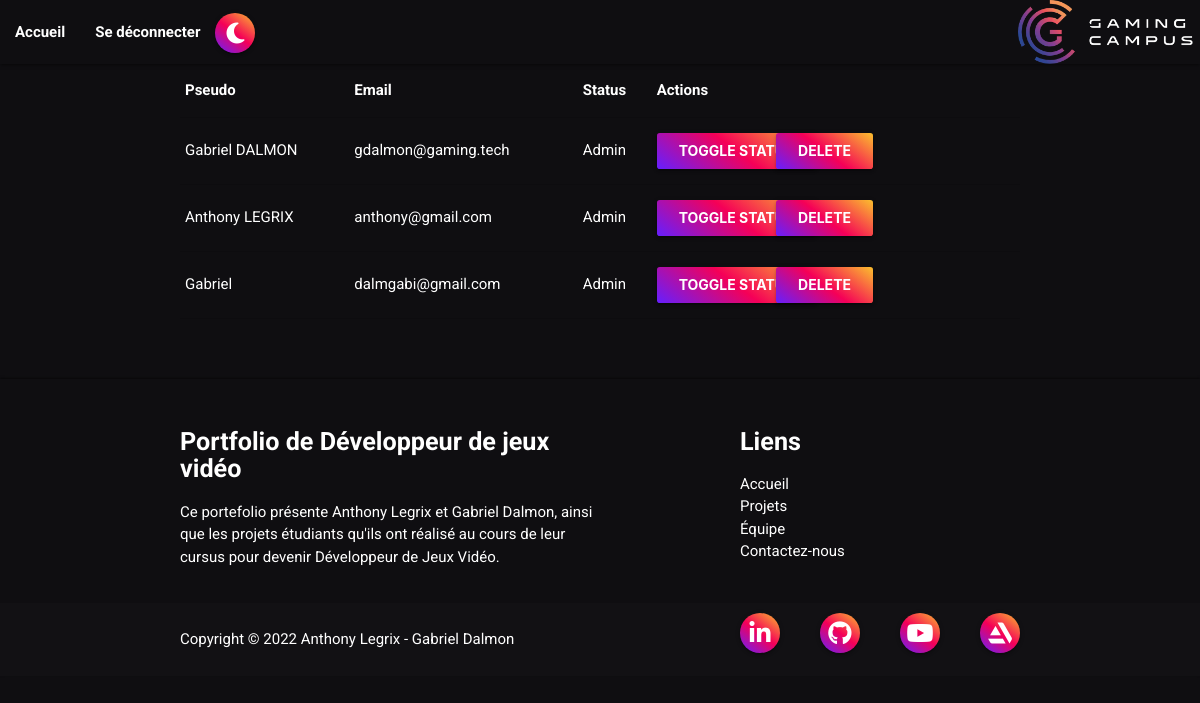
Page /templates/html/pages/adminpage.php (signed in) on the committed database.
### tables this page shows
CREATE TABLE `users` (
  `id` int(11) NOT NULL,
  `email` varchar(254) NOT NULL,
  `username` varchar(120) NOT NULL,
  `password` varchar(80) NOT NULL,
  `account_status` int(11) NOT NULL DEFAULT '0',
  `bio` text,
  `qualities` varchar(100) DEFAULT NULL,
  `profile_picture` varchar(100) DEFAULT NULL
);

### src/queries/getUsers.php (called while the page is built)
<?php
require_once("../../../config/config.php");
$sql = "SELECT id, email, username, account_status FROM users";
$pre = $pdo->prepare($sql);
$pre->execute();
$users = $pre->fetchAll(PDO::FETCH_ASSOC);
?>

### templates/html/pages/adminpage.php (the view, shortened to what this page needs)
<!DOCTYPE html>
<html lang="fr" dir="ltr">
    <head>
        <link type="text/css" rel="stylesheet" href="../../css/materialize.min.css"  media="screen">
        <link type="text/css" rel="stylesheet" href="../../css/style.css"  media="screen">
    </head>
    <body class="main-bg">
        <header>
            <div class="navbar-fixed">
                <nav>
                    <div class="nav-wrapper main-bg">
                        <div class="brand-logo right"><a href="https://gamingcampus.fr/" rel="nofollow"><img src="img/logo_header.webp" alt="Logo Gaming Campus"></a></div>
                        <ul id="nav-mobile" class="left hide-on-med-and-down">
                            <li><a class="main-font-color" href="homepage.php">Accueil</a></li>
                            <li><a class="main-font-color" href="../../../src/queries/disconnect.php">Se déconnecter</a></li>
                        </ul>
                        <a class="btn-floating waves-effect theme-switcher"><i class="fa-solid fa-moon"></i></a>
                    </div>
                </nav>
            </div>
        </header>
        <main>
            <?php require_once("../../../src/queries/getUsers.php") ?>
            <div id="users" class="container">
                <table>
                    <thead>
                        <tr>
                            <th>Pseudo</th>
                            <th>Email</th>
                            <th>Status</th>
                            <th>Actions</th>
                        </tr>
                    </thead>
                    <tbody>
                        <?php foreach($users as $user) { ?>
                        <tr>
                            <td><?php echo $user['username']; ?></td>
                            <td><?php echo $user['email']; ?></td>
                            <td><?php echo $user['account_status']==0?"Invité":($user['account_status']==1?"Créateur":"Admin") ?></td>
                            <td class="row">
                                <form class="col s4" method="post" action="../../../src/queries/toggle_status.php"><input class="btn waves-effect" type=submit value="Toggle Status">
                                </form>
                                <form class="col s4" method="post" action="../../../src/queries/delete_user.php"><input type="hidden" name="id" value=<?php echo $user['id']?>><input class="btn waves-effect" type=submit value="Delete">
                                </form>
                            </td>
                        </tr>
                        <?php } ?>
                    </tbody>
                </table>
            </div>
        </main>
        <footer class="page-footer main-bg main-font-color">
            <div class="container">
                <div class="row">
                    <div class="col s12 l6">
                        <h3 class="flow-text">Portfolio de Développeur de jeux vidéo</h3>
                        <p>Ce portefolio présente Anthony Legrix et Gabriel Dalmon, ainsi que les projets étudiants qu'ils ont réalisé au cours de leur cursus pour devenir Développeur de Jeux Vidéo.</p>
                    </div>
                    <div class="col s12 l4 offset-l2">
                        <h3 class="flow-text">Liens</h3>
                        <ul class="nav">
                            <li><a href="index.html#">Accueil</a></li>
                            <li><a href="index.html#carousel">Projets</a></li>
                            <li><a href="index.html#team">Équipe</a></li>
                            <li><a class="modal-trigger" href="#contact">Contactez-nous</a></li>
                        </ul>
                    </div>
                </div>
            </div>
            <div class="footer-copyright">
                <div class="container row">
                    <p class="col s6">Copyright &copy; 2022 Anthony Legrix - Gabriel Dalmon</p>
                    <ul class="col s4 offset-s2 socials">
                        <li><a class="btn-floating waves-effect" rel="nofollow" target="_blank" href="https://www.linkedin.com"><i class="fa-brands fa-linkedin-in"></i></a></li>
                        <li><a class="btn-floating waves-effect" rel="nofollow" target="_blank" href="https://www.github.com"><i class="fa-brands fa-github"></i></a></li>
                        <li><a class="btn-floating waves-effect" rel="nofollow" target="_blank" href="https://www.youtube.com"><i class="fa-brands fa-youtube"></i></a></li>
                        <li><a class="btn-floating waves-effect" rel="nofollow" target="_blank" href="https://www.artstation.com"><i class="fa-brands fa-artstation"></i></a></li>
                    </ul>
                </div>
            </div>
        </footer>
    </body>
</html>

### templates/css/style.css (style rules this page uses)
:root { --main-bg:#0f0e11; --main-font-color:#fff; --secondary-bg:#1a181f; --border-main-color:#332f3b; --el-gradient: linear-gradient(37deg, #651fff 0%,#f50057 , #fbc02d); }
html { scroll-behavior: smooth; }
body { font-family: 'Roboto', sans-serif; color:white; }
.nav-wrapper, h1, h2, h3, .bold { font-weight: 700; }
nav .btn-floating i { line-height: 40px !important; }
.brand-logo { height:100%; }
.brand-logo img { height:100%; }
footer { box-shadow: 0px -1px 2px rgba(0, 0, 0, 0.5); }
.container.row, footer ul { margin-bottom: 0; }
.main-bg { background: var(--main-bg); }
.main-font-color { color: var(--main-font-color) !important; }
nav a,.sidenav a, .sidenav i, .dropdown-content a, footer .nav a, footer p { color:var(--main-font-color) !important; }
.gradient-2, .btn-floating, .btn { background: linear-gradient(37deg, #651fff 0%,#f50057 , #fbc02d); }
.row .col { padding: 0; }
.socials { display: flex; justify-content: space-between; flex-wrap: wrap; margin-top: 0; }
.socials li { margin-bottom:5px; }
main { margin-bottom: 4rem; }
input { color: white; font-weight: bold; }

### rows in the picture
users: username "Gabriel DALMON", email "gdalmon@gaming.tech", account_status "Admin"
users: username "Anthony LEGRIX", email "anthony@gmail.com", account_status "Admin"
users: username "Gabriel", email "dalmgabi@gmail.com", account_status "Admin"
